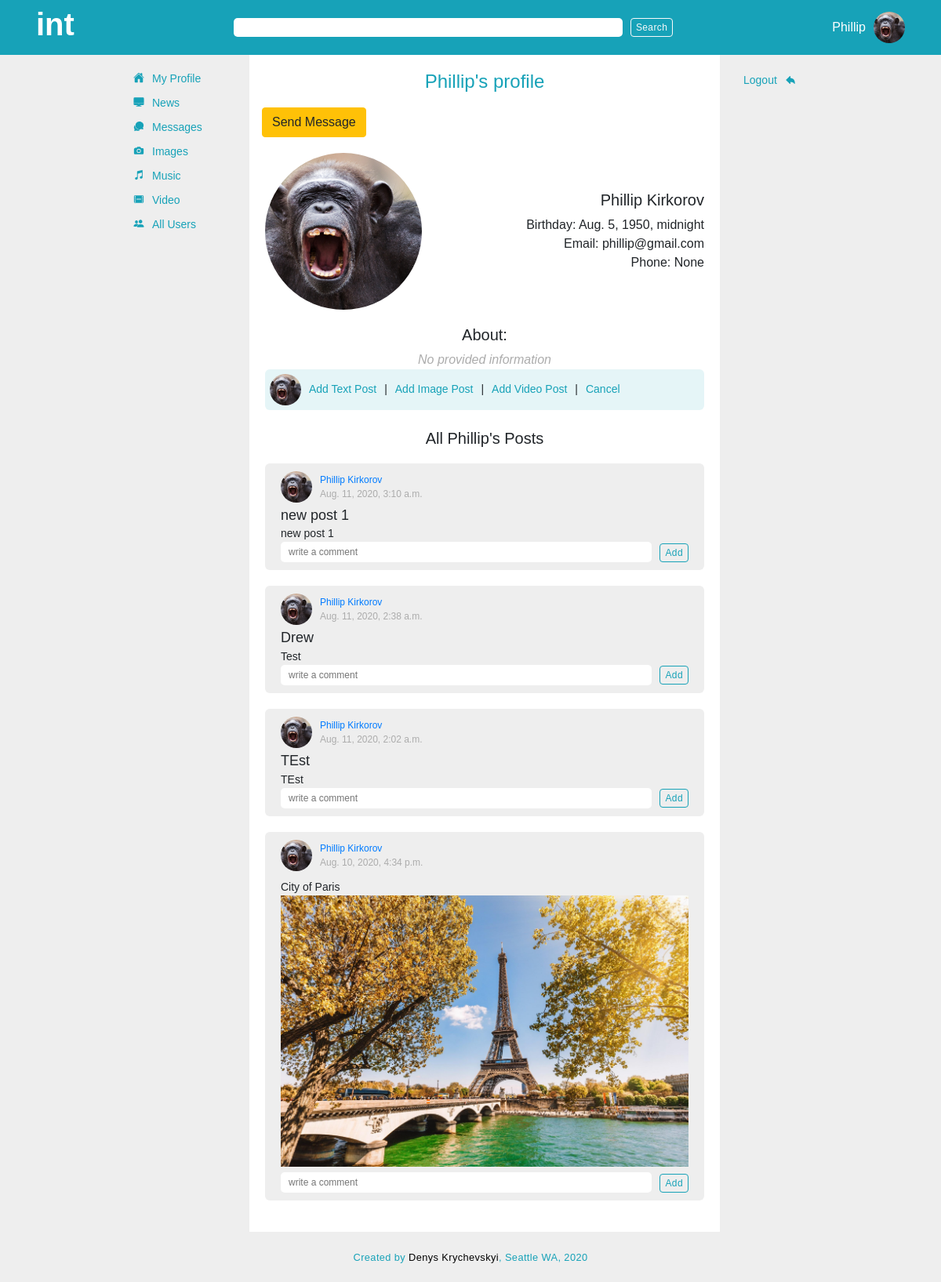
The app's page /user/5/profile (signed in), older data.
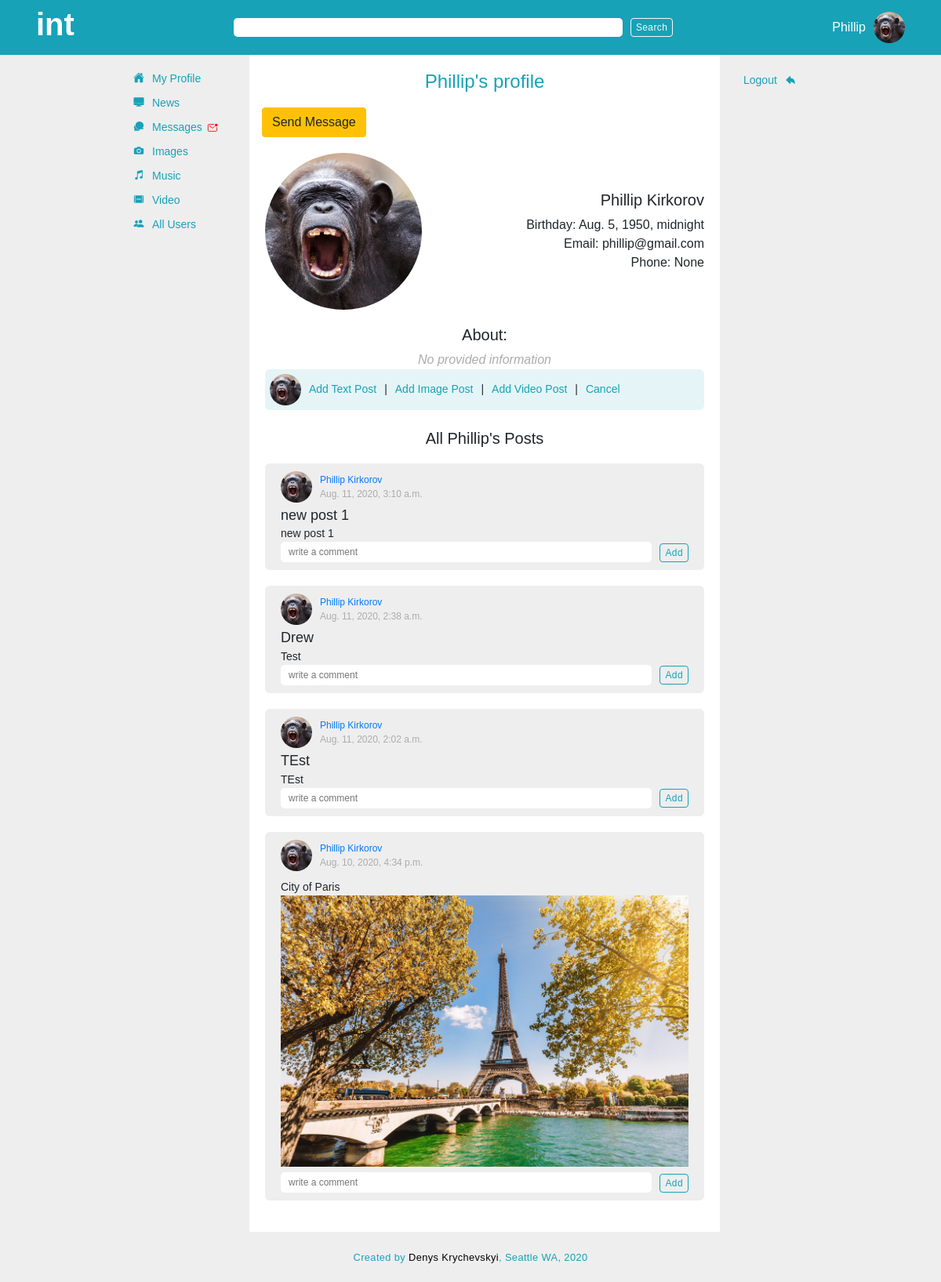
The same page, newer data.
### app_one/views.py (the view)
# urls.py: path('user/<int:user_id>/profile', views.user_profile),
def user_profile(request, user_id):
    cur_user = User.objects.get(id=user_id)
    user_posts = cur_user.poster.all().order_by('-created_at')
    context = {
        'cur_user':User.objects.get(id=request.session['user_id']),
        'user':cur_user,
        'user_posts':user_posts
    }
    return render(request, 'profile.html', context)

### app_one/templates/profile.html (shortened to what the changed rows need)
{% load embed_video_tags %}
<!DOCTYPE html>
<html lang="en">
<head>
    {% include 'head.html' %}
</head>
<body>
    <div class="outer_container">
        {% include 'search.html' %}
    </div>
</body>
</html>

Row changes from the older to the newer data that the page shows:
changed User "Phillip": has_message 0 → 1 (drawn)
